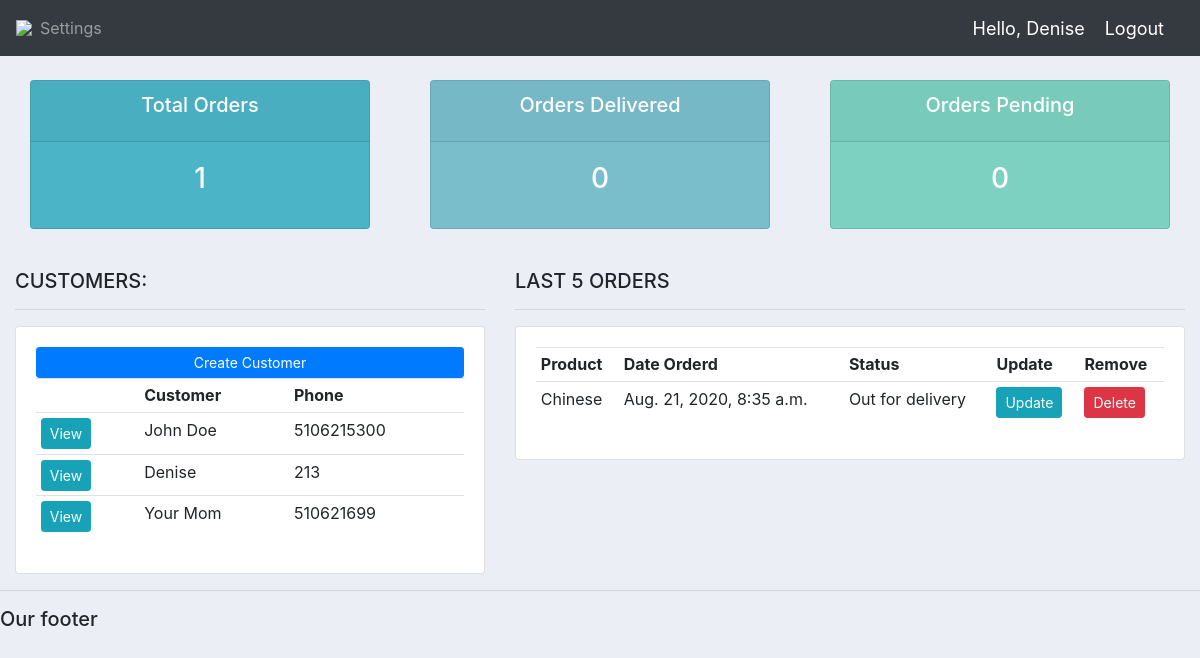
Screenshot of / (signed in) with the database file from the repository.
### crm1/accounts/models.py (models this page shows, shortened)
class Customer(models.Model):
	user = models.OneToOneField(User, null=True, blank=True, on_delete=models.CASCADE)
	name = models.CharField(max_length=200, null=True)
	phone = models.CharField(max_length=200, null=True)
	email = models.CharField(max_length=200, null=True)
	profile_pic = models.ImageField(default="profile1.png", null=True, blank=True)
	date_created = models.DateTimeField(auto_now_add=True, null=True)

class Order(models.Model):
	STATUS = (
			('Pending', 'Pending'),
			('Out for delivery', 'Out for delivery'),
			('Delivered', 'Delivered'),
			)
	customer = models.ForeignKey(Customer, null=True, on_delete= models.SET_NULL)
	product = models.ForeignKey(Product, null=True, on_delete= models.SET_NULL)
	date_created = models.DateTimeField(auto_now_add=True, null=True)
	status = models.CharField(max_length=200, null=True, choices=STATUS)
	note = models.CharField(max_length=1000, null=True)

class Product(models.Model):
	CATEGORY = (
			('Indoor', 'Indoor'),
			('Out Door', 'Out Door'),
			)
	name = models.CharField(max_length=200, null=True)
	price = models.FloatField(null=True)
	category = models.CharField(max_length=200, null=True, choices=CATEGORY)
	description = models.CharField(max_length=200, null=True, blank=True)
	date_created = models.DateTimeField(auto_now_add=True, null=True)
	tags = models.ManyToManyField(Tag)
	def __str__(self):
		return self.name

### crm1/accounts/views.py (the view)
# urls.py: path('', views.home, name="home"),
@login_required(login_url='login')
def home(request):
	orders = Order.objects.all()
	customers = Customer.objects.all()
	total_customers = customers.count()
	total_orders = orders.count()
	delivered = orders.filter(status='Delivered').count()
	pending = orders.filter(status='Pending').count()
	context = {'orders':orders, 'customers':customers,
	'total_orders':total_orders,'delivered':delivered,
	'pending':pending }
	return render(request, 'accounts/dashboard.html', context)

### crm1/accounts/templates/accounts/dashboard.html
{%  extends 'accounts/main.html' %}
{% block content %}
{%  include 'accounts/status.html' %}
<br>
<div class="row">
	<div class="col-md-5">
		<h5>CUSTOMERS:</h5>
		<hr>
		<div class="card card-body">
			<a class="btn btn-primary  btn-sm btn-block" href="">Create Customer</a>
			<table class="table table-sm">
				<tr>
					<th></th>
					<th>Customer</th>
					<th>Phone</th>
				</tr>
				{% for customer in customers %}
					<tr>
						<td><a class="btn btn-sm btn-info" href="{% url 'customer' customer.id %}">View</a></td>
						<td>{{customer.name}}</td>
						<td>{{customer.phone}}</td>
					</tr>
				{% endfor %}
			</table>
		</div>
	</div>
	<div class="col-md-7">
		<h5>LAST 5 ORDERS</h5>
		<hr>
		<div class="card card-body">
			<table class="table table-sm">
				<tr>
					<th>Product</th>
					<th>Date Orderd</th>
					<th>Status</th>
					<th>Update</th>
					<th>Remove</th>
				</tr>
				{% for order in orders %}
					<tr>
						<td>{{order.product}}</td>
						<td>{{order.date_created}}</td>
						<td>{{order.status}}</td>
						<td><a class="btn btn-sm btn-info" href="{% url 'update_order' order.id %}">Update</a></td>
						<td><a class="btn btn-sm btn-danger" href="{% url 'delete_order' order.id %}">Delete</a></td>
					</tr>
				{% endfor %}
			</table>
		</div>
	</div>
</div>
{% endblock %}

### crm1/accounts/templates/accounts/main.html (shortened to what this page needs)
{% load static %}
<!DOCTYPE html>
<html>
<head>
		<link rel="stylesheet" href="https://stackpath.bootstrapcdn.com/bootstrap/4.3.1/css/bootstrap.min.css">
		<link rel="stylesheet" type="text/css" href="{% static '/css/main.css' %}">
</head>
<body>
	{%  include 'accounts/navbar.html' %}
	<div class="container-fluid">
	{% block content %}
	{% endblock %}
    </div>
	<hr>
	<h5>Our footer</h5>
</body>
</html>
</html>

### crm1/accounts/templates/accounts/navbar.html (shortened to what this page needs)
{% load static %}
<nav class="navbar navbar-expand-lg navbar-dark bg-dark">
 <img src="{% static 'images/logo.png' %}">
  <div class="collapse navbar-collapse" id="navbarNav">
    <ul class="navbar-nav">
      {% if request.user.is_staff %}
      <li class="nav-item active">
        <a class="nav-link" href="{% url 'home' %}">Dashboard</a>
      </li>
      <li class="nav-item">
        <a class="nav-link" href="{% url 'products' %}">Products</a>
      </li>
      {% else %}
       <li class="nav-item">
        <a class="nav-link" href="{% url 'account' %}">Settings</a>
      </li>
      {% endif %}
    </ul>
  </div>
  <span class="hello-msg">Hello, {{request.user}}</span>
  <span ><a  class="hello-msg" href="{% url 'logout' %}">Logout</a></span>
</nav>

### crm1/accounts/templates/accounts/status.html
<br>
<div class="row">
	<div class="col">
		<div class="col-md">
			<div class="card text-center text-white  mb-3" id="total-orders">
			  	<div class="card-header">
			  		<h5 class="card-title">Total Orders</h5>
			  	</div>
			  	<div class="card-body">
			    	<h3 class="card-title">{{total_orders}}</h3>
			  	</div>
			</div>
		</div>
	</div>
	<div class="col">
		<div class="col-md">
			<div class="card text-center text-white  mb-3" id="orders-delivered">
			  	<div class="card-header">
			  		<h5 class="card-title">Orders Delivered</h5>
			  	</div>
			  	<div class="card-body">
			    	<h3 class="card-title">{{delivered}}</h3>
			  	</div>
			</div>
		</div>
	</div>
	<div class="col">
		<div class="col-md">
			<div class="card text-center text-white  mb-3" id="orders-pending">
			  	<div class="card-header">
			  		<h5 class="card-title">Orders Pending</h5>
			  	</div>
			  	<div class="card-body">
			    	<h3 class="card-title">{{pending}}</h3>
			  	</div>
			</div>
		</div>
	</div>
</div>

### static/css/main.css (style rules this page uses)
body { background-color: #ebeff5; }
#total-orders { background-color: #4cb4c7; }
#orders-delivered { background-color: #7abecc; }
#orders-pending { background-color: #7CD1C0; }

### crm1/accounts/templates/accounts/navbar.html (style rules this page uses)
.hello-msg { font-size: 18px; color: #fff; margin-right: 20px; }

### rows the page displays
Customer: name "John Doe", phone "5106215300"
Customer: name "Denise", phone "213"
Customer: name "Your Mom", phone "510621699"
Order: product "Chinese", date_created "Aug. 21, 2020, 8:35 a.m.", status "Out for delivery"

### other values shown
{{ request.user }} "Denise"
{{ total_orders }} "1"
{{ delivered }} "0"
{{ pending }} "0"
